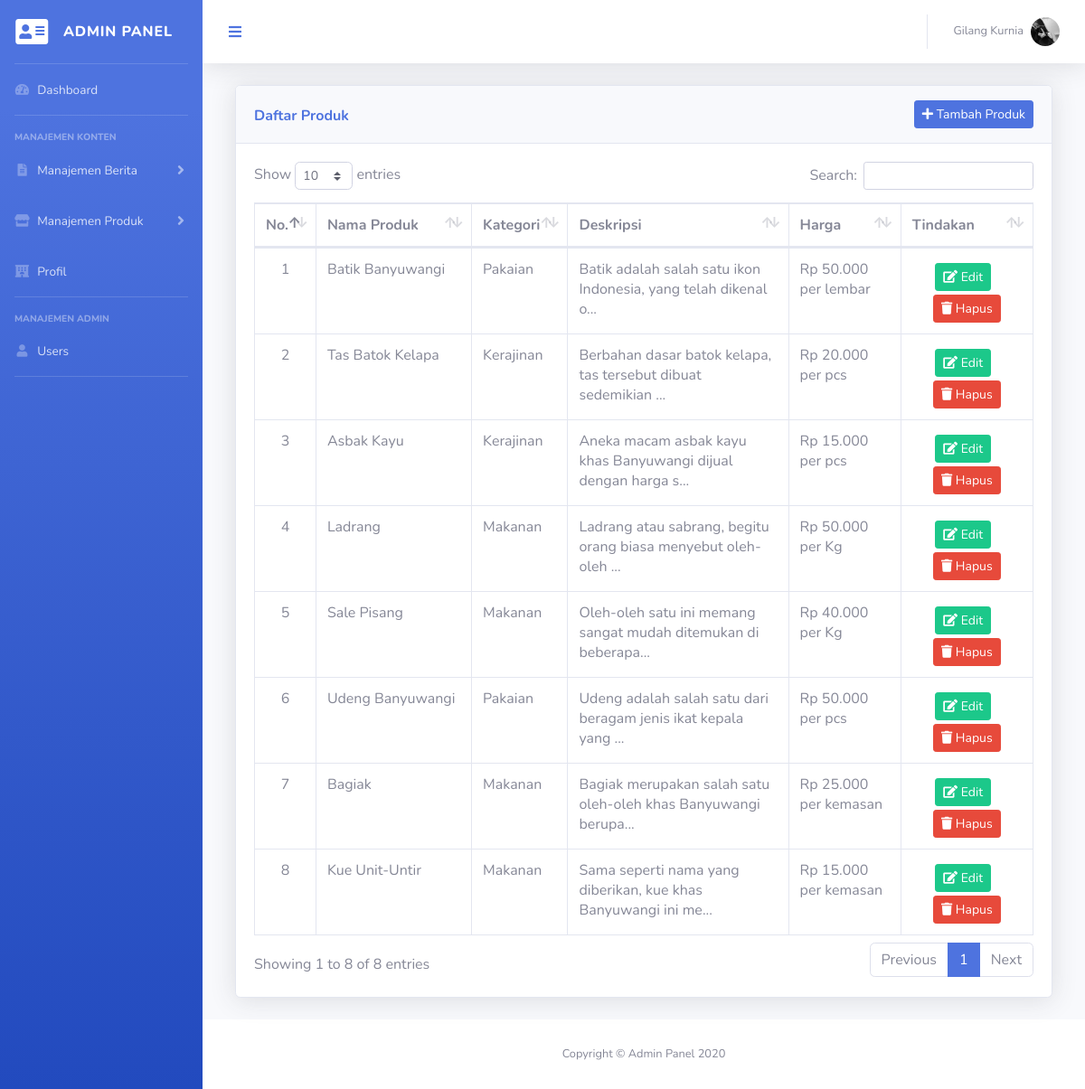
The app's page /admin/daftarproduk.php (signed in) with its own data.
### tables this page shows
CREATE TABLE `produk` (
  `id` int(11) NOT NULL,
  `gambar` varchar(64) NOT NULL,
  `nama` varchar(64) NOT NULL,
  `kategoriproduk` varchar(50) NOT NULL,
  `deskripsi` text NOT NULL,
  `harga` varchar(64) NOT NULL,
  `satuan` varchar(50) NOT NULL,
  `tampil` int(1) NOT NULL
);

### admin/daftarproduk.php (the view, shortened to what this page needs)
<?php
include '../include/koneksi.php';
?>
<html>
<head>
	<?php include 'head.php';?>
</head>
	<?php
	include 'sidebar.php';
	include 'header.php';
	?>
                    <div class="container-fluid">
                      <div class="col-12">
                        <div class="card shadow mb-4">
                          <div class="card-header py-3">
                            <a href="tambahproduk.php" class="btn btn-sm btn-primary float-right"><i class="fas fa-plus"></i> Tambah Produk</a>
                            <h6 class="m-0 font-weight-bold text-primary mt-2">Daftar Produk</h6>
                          </div>
                          <div class="card-body">
                            <div class="table-responsive">
                              <table class="table table-bordered" id="dataTable" cellspacing="0">
                                    <thead>
                                      <tr>
                                        <th width="1%">No.</th>
                                        <th width="20%">Nama Produk</th>
                                        <th>Kategori</th>
                                        <th>Deskripsi</th>
                                        <th>Harga</th>
                                        <th width="17%">Tindakan</th>
                                      </tr>
                                    </thead>
                                      <?php
                                          $i=1;
                                          $sql=mysqli_query($connect,"SELECT * FROM produk");
                                          while ($data = mysqli_fetch_array($sql)) {
                                      ?>
                                      <tr>
                                        <td align="center"><?php echo $i ?></td>
                                        <td><?php echo $data['nama'] ?></td>
                                        <td><?php echo $data['kategoriproduk'] ?></td>
                                        <td><?php echo substr($data['deskripsi'],0,60) ?>...</td>
                                        <td>Rp <?php echo $data['harga'] ?> per <?php echo $data['satuan'] ?></td>
                                        <td align="center"><a href="editproduk.php?id=<?php echo $data['id']?>" class="btn btn-sm btn-success mt-1"><i class="fas fa-edit"></i> Edit</a> &nbsp;<a onclick="return confirm('Apa Anda Yakin?')"
                        href="hapusproduk.php?id=<?php echo $data['id']?>" class="btn btn-sm btn-danger mt-1"><i class="fas fa-trash"></i> Hapus</a></td>
                                      </tr>
                                    <?php $i++;}?>
                                </table>
                              </div>
                            </div>
                          </div>
                        </div>
                      </div>
                    </div>
	<?php include 'footer.php';
  ?>
</body>
</html>

### records on screen
produk: nama "Batik Banyuwangi", kategoriproduk "Pakaian", deskripsi "Batik adalah salah satu ikon Indonesia, yang telah dikenal o", harga "50.000", satuan "lembar"
produk: nama "Tas Batok Kelapa", kategoriproduk "Kerajinan", deskripsi "Berbahan dasar batok kelapa, tas tersebut dibuat sedemikian", harga "20.000", satuan "pcs"
produk: nama "Asbak Kayu", kategoriproduk "Kerajinan", deskripsi "Aneka macam asbak kayu khas Banyuwangi dijual dengan harga s", harga "15.000", satuan "pcs"
produk: nama "Ladrang", kategoriproduk "Makanan", deskripsi "Ladrang atau sabrang, begitu orang biasa menyebut oleh-oleh", harga "50.000", satuan "Kg"
produk: nama "Sale Pisang", kategoriproduk "Makanan", deskripsi "Oleh-oleh satu ini memang sangat mudah ditemukan di beberapa", harga "40.000", satuan "Kg"
produk: nama "Udeng Banyuwangi", kategoriproduk "Pakaian", deskripsi "Udeng adalah salah satu dari beragam jenis ikat kepala yang", harga "50.000", satuan "pcs"
produk: nama "Bagiak", kategoriproduk "Makanan", deskripsi "Bagiak merupakan salah satu oleh-oleh khas Banyuwangi berupa", harga "25.000", satuan "kemasan"
produk: nama "Kue Unit-Untir", kategoriproduk "Makanan", deskripsi "Sama seperti nama yang diberikan, kue khas Banyuwangi ini me", harga "15.000", satuan "kemasan"

### other values on screen
$_SESSION['loginadminnama'] "Gilang Kurnia"
